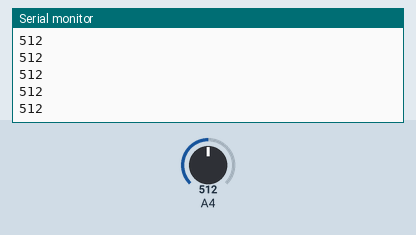
Bench run of a sketch on a simulated Arduino Uno, built with avr-gcc and run on an emulated ATmega328P. Parts: the last lines printed to the serial monitor. Inputs (shaded band) come from the test bench; at power-on: A4 = 512.

Above: at 1.2 s.
1.3 s: A4 set to 716
At 2.3 s:
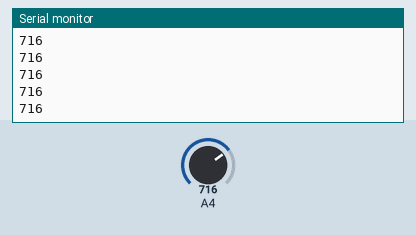
2.8 s: A4 set to 900
At 3.3 s:
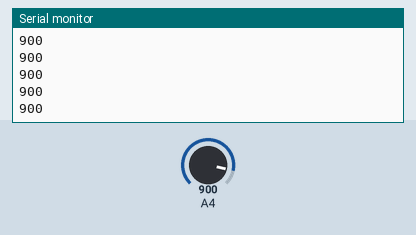
Timing chart, 0 to 5.8 s (numbered marks = the images above; inputs shaded):
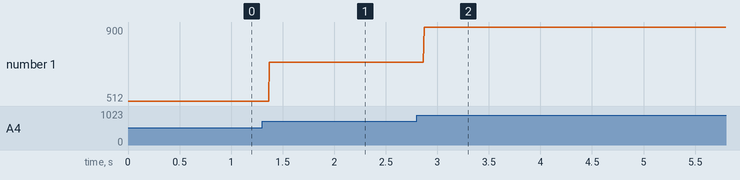

The sketch:

PlexTest.ino
```cpp
void setup() {
  pinMode(A4, INPUT);
  Serial.begin(9600);
}

void loop() {
  int buttonState = analogRead(A4);
  Serial.println(buttonState);
}
```

Measured:
- after the input at 1.3 s, the serial monitor: prints a new line after 0.07 s (image 1)
- after the input at 2.8 s, the serial monitor: prints a new line after 0.07 s (image 2)
- plotted number 1: 512 → 716 after the input at 1.3 s, 716 → 900 after the input at 2.8 s
